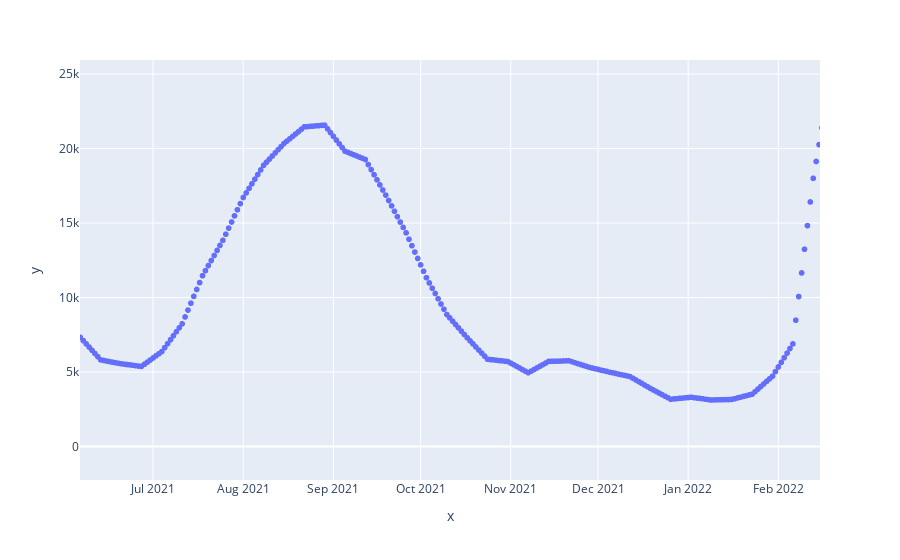

This figure's notebook cell:
### Code cell
fig = px.scatter(x=mys_df_2.index, y=mys_df_2['MYS'])

fig.show()

### Figure 1 — Plotly figure (JSON) as saved in the notebook; plotly's stock layout.template omitted (floating-point values rounded to 4 significant figures; data arrays with more than 128 entries replaced by an {"elided": "..."} marker saying what was removed)
{"data": [{"hovertemplate": "x=%{x}<br>y=%{y}<extra></extra>", "legendgroup": "", "marker": {"color": "#636efa", "symbol": "circle"}, "mode": "markers", "name": "", "showlegend": false, "type": "scattergl", "x": {"elided": "1562 str values"}, "xaxis": "x", "y": {"elided": "1562 float values"}, "yaxis": "y"}], "layout": {"autosize": true, "dragmode": "zoom", "legend": {"tracegroupgap": 0}, "margin": {"t": 60}, "xaxis": {"anchor": "y", "autorange": false, "domain": [0, 1], "range": ["2021-06-05 20:50:37.6386", "2022-02-15 07:53:51.8295"], "showspikes": false, "title": {"text": "x"}, "type": "date"}, "yaxis": {"anchor": "x", "autorange": false, "domain": [0, 1], "range": [-2245.0, 25940.0], "showspikes": false, "title": {"text": "y"}, "type": "linear"}}}
